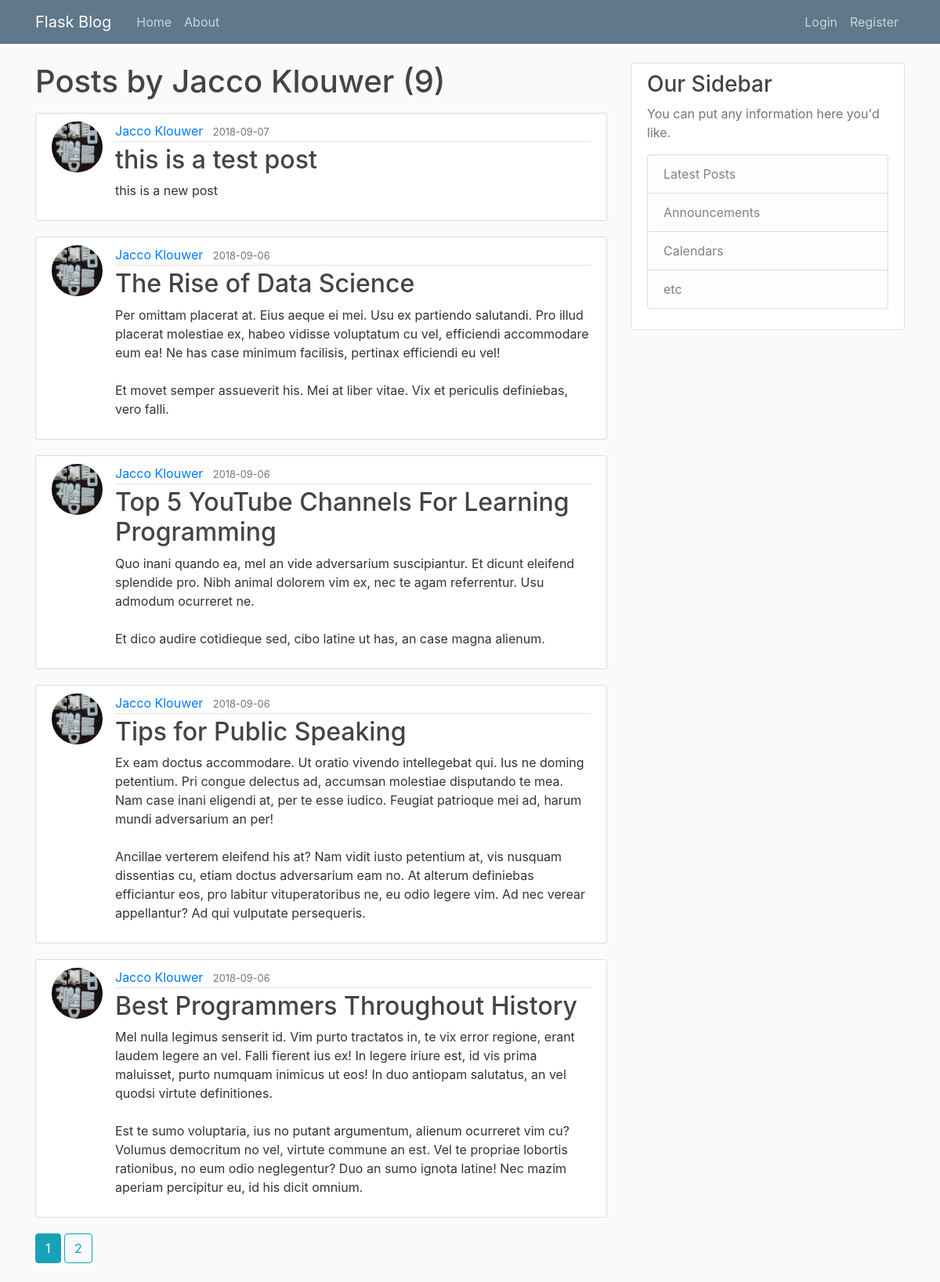
Screenshot of /user/Jacco Klouwer with the database file from the repository.
### flaskBlog/models.py (models this page shows, shortened)
class User(db.Model, UserMixin):
    id = db.Column(db.Integer, primary_key=True)
    username = db.Column(db.String(20), unique=True, nullable=False)
    email = db.Column(db.String(120), unique=True, nullable=False)
    image_file = db.Column(db.String(20), nullable=False,
                           default='default.jpg')
    password = db.Column(db.String(60), nullable=False)
    posts = db.relationship('Post', backref='author', lazy=True)

class Post(db.Model):
    id = db.Column(db.Integer, primary_key=True)
    title = db.Column(db.String(100), nullable=False)
    date_posted = db.Column(db.DateTime, nullable=False,
                            default=datetime.utcnow)
    content = db.Column(db.Text, nullable=False)
    user_id = db.Column(db.Integer, db.ForeignKey('user.id'), nullable=False)

### flaskBlog/users/routes.py (the view)
@users.route('/user/<string:username>')
def user_posts(username):
    page = request.args.get('page', 1, type=int)
    user = User.query.filter_by(username=username).first_or_404()
    posts = Post.query.filter_by(author=user)\
        .order_by(Post.date_posted.desc())\
        .paginate(per_page=5, page=page)
    return render_template('user_posts.html', posts=posts, user=user)

### flaskBlog/templates/user_posts.html
{% extends "layout.html" %}
{% block content %}
    <h1 class="mb-3">Posts by {{ user.username }} ({{ posts.total }})</h1>
    {% for post in posts.items %}
        <article class="media content-section">
          <img class="rounded-circle article-img" src="{{ url_for('static', filename='profile_pics/' + post.author.image_file) }}">
          <div class="media-body">
            <div class="article-metadata">
              <a class="mr-2" href="{{ url_for('users.user_posts', username=post.author.username) }}">{{ post.author.username }}</a>
              <small class="text-muted">{{ post.date_posted.strftime('%Y-%m-%d') }}</small>
            </div>
            <h2><a class="article-title" href="{{ url_for('posts.post', post_id=post.id) }}">{{ post.title }}</a></h2>
            <p class="article-content">{{ post.content }}</p>
          </div>
        </article>
    {% endfor %}
    {% for page_num in posts.iter_pages(left_edge=1, right_edge=1, left_current=1, right_current=2) %}
      {% if page_num %}
        {% if posts.page == page_num %}
          <a class="btn btn-info mb-4" href="{{ url_for('users.user_posts', username=user.username, page=page_num) }}">{{ page_num }}</a>
        {% else %}
          <a class="btn btn-outline-info mb-4" href="{{ url_for('users.user_posts', username=user.username, page=page_num) }}">{{ page_num }}</a>
        {% endif %}
      {% else %}
        ...
      {% endif %}
    {% endfor %}
{% endblock content %}

### flaskBlog/static/main.css (style rules this page uses)
body { background: #fafafa; color: #333333; margin-top: 5rem; }
h1, h2, h3, h4, h5, h6 { color: #444444; }
.content-section { background: #ffffff; padding: 10px 20px; border: 1px solid #dddddd; border-radius: 3px; margin-bottom: 20px; }
.article-title { color: #444444; }
.article-content { white-space: pre-line; }
.article-img { height: 65px; width: 65px; margin-right: 16px; }
.article-metadata { padding-bottom: 1px; margin-bottom: 4px; border-bottom: 1px solid #e3e3e3 }

### rows the page displays
User: username "Jacco Klouwer"
Post: image_file (picture), author.username "Jacco Klouwer", date_posted "2018-09-07", title "this is a test post", content "this is a new post"
Post: image_file (picture), author.username "Jacco Klouwer", date_posted "2018-09-06", title "The Rise of Data Science", content "Per omittam placerat at. Eius aeque ei mei. Usu ex partiendo salutandi. Pro illud placerat molestiae ex, habeo vidisse voluptatum cu vel, efficiendi accommodare eum ea! Ne has case minimum facilisis, pertinax efficiendi eu vel! Et movet semper assueverit his. Mei at liber vitae. Vix et periculis definiebas, vero falli."
Post: image_file (picture), author.username "Jacco Klouwer", date_posted "2018-09-06", title "Top 5 YouTube Channels For Learning Programming", content "Quo inani quando ea, mel an vide adversarium suscipiantur. Et dicunt eleifend splendide pro. Nibh animal dolorem vim ex, nec te agam referrentur. Usu admodum ocurreret ne. Et dico audire cotidieque sed, cibo latine ut has, an case magna alienum."
Post: image_file (picture), author.username "Jacco Klouwer", date_posted "2018-09-06", title "Tips for Public Speaking", content "Ex eam doctus accommodare. Ut oratio vivendo intellegebat qui. Ius ne doming petentium. Pri congue delectus ad, accumsan molestiae disputando te mea. Nam case inani eligendi at, per te esse iudico. Feugiat patrioque mei ad, harum mundi adversarium an per! Ancillae verterem eleifend his at? Nam vidit iusto petentium at, vis nusquam dissentias cu, etiam doctus adversarium eam no. At alterum definiebas efficiantur eos, pro labitur vituperatoribus ne, eu odio legere vim. Ad nec verear appellantur? Ad qui vulputate persequeris."
Post: image_file (picture), author.username "Jacco Klouwer", date_posted "2018-09-06", title "Best Programmers Throughout History", content "Mel nulla legimus senserit id. Vim purto tractatos in, te vix error regione, erant laudem legere an vel. Falli fierent ius ex! In legere iriure est, id vis prima maluisset, purto numquam inimicus ut eos! In duo antiopam salutatus, an vel quodsi virtute definitiones. Est te sumo voluptaria, ius no putant argumentum, alienum ocurreret vim cu? Volumus democritum no vel, virtute commune an est. Vel te propriae lobortis rationibus, no eum odio neglegentur? Duo an sumo ignota latine! Nec mazim aperiam percipitur eu, id his dicit omnium."

### other values shown
{{ posts.total }} "9"
{{ page_num }} "1"
{{ page_num }} "2"
